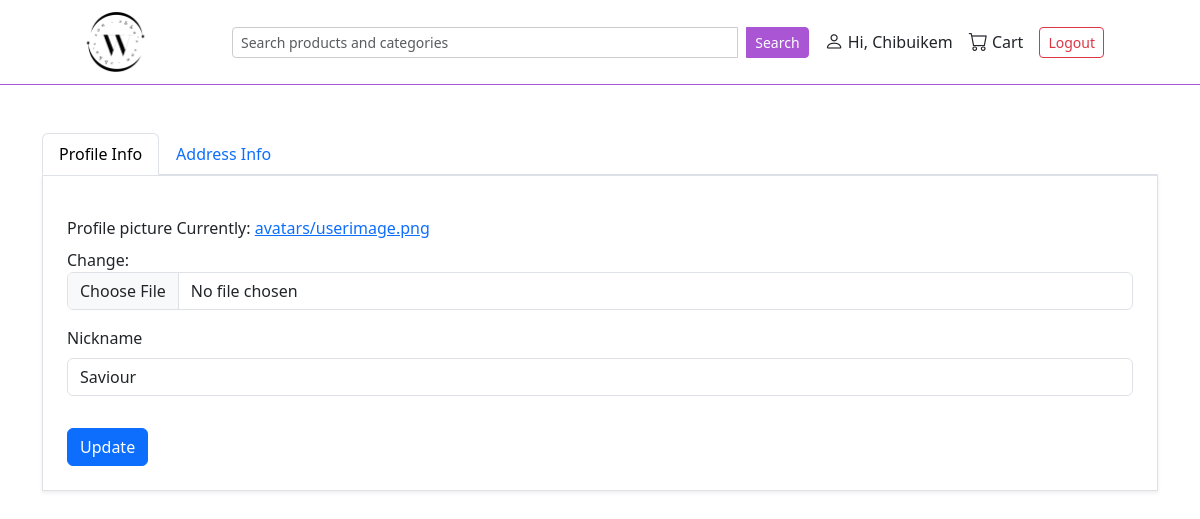
Page /user/profile/ (signed in) on the earlier database version.
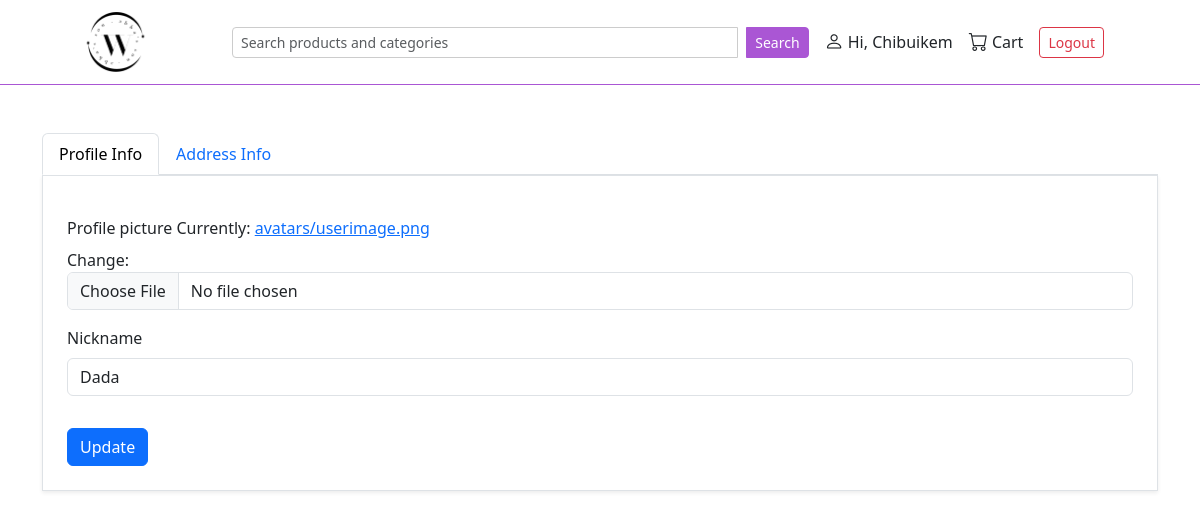
Same page on the later database version.
### user/models.py (models this page shows, shortened)
class UserProfile(models.Model):
    user = models.OneToOneField(settings.AUTH_USER_MODEL, on_delete=models.CASCADE)
    nickname = models.CharField(max_length=15, blank=True)
    profile_picture = models.ImageField(upload_to='avatars/', default='avatars/userimage.png')
    class Meta:
        verbose_name_plural = 'User Profiles'

### user/views.py (the view)
# urls.py: path('profile/', views.update_profile, name='profile'),
@login_required
@transaction.atomic
def update_profile(request):
    address = request.user.userprofile.address
    profile = request.user.userprofile
    if request.method == 'POST':
        p_form = UpdateProfile(request.POST, request.FILES, instance=profile)
        a_form = UpdateAddress(request.POST, instance=address)
        if p_form.is_valid() and a_form.is_valid():
            p_form.save()
            a_form.save()
            return redirect('user:profile')
    else:
        p_form = UpdateProfile(instance=profile)
        a_form = UpdateAddress(instance=address)
    return render(request, 'profile.html', {'p_form':p_form, 'a_form':a_form})

### user/forms.py
class UpdateProfile(forms.ModelForm):
    class Meta:
        model = UserProfile
        fields = ('profile_picture', 'nickname')

class UpdateAddress(forms.ModelForm):
    class Meta:
        model = Address
        fields = ('country', 'state', 'local_gov_area', 'street')

### user/templates/profile.html (shortened to what this page needs)
{% extends 'layout.html' %}
{% load widget_tweaks %}
{% block content %}
<div class="container my-5">
    <ul class="nav nav-tabs" id="profileTabs" role="tablist">
        <li class="nav-item" role="presentation">
            <button class="nav-link active" id="profile-tab" data-bs-toggle="tab" data-bs-target="#profile"
                    type="button" role="tab" aria-controls="profile" aria-selected="true">
                Profile Info
            </button>
        </li>
        <li class="nav-item" role="presentation">
            <button class="nav-link" id="address-tab" data-bs-toggle="tab" data-bs-target="#address"
                    type="button" role="tab" aria-controls="address" aria-selected="false">
                Address Info
            </button>
        </li>
    </ul>
    <form enctype="multipart/form-data" method="POST" class="border p-4 bg-white shadow-sm">
        <div class="tab-content mt-3" id="profileTabsContent">
            <div class="tab-pane fade show active" id="profile" role="tabpanel" aria-labelledby="profile-tab">
                {% for field in p_form %}
                    <div class="mb-3">
                        <label class="form-label">{{ field.label }}</label>
                        {% render_field field class="form-control" %}
                    </div>
                {% endfor %}
            </div>
        </div>
        <button type="submit" class="btn btn-primary mt-3">Update</button>
    </form>
</div>
{% endblock %}

Differences in the rows shown:
changed UserProfile: nickname "Saviour" → "Dada"
